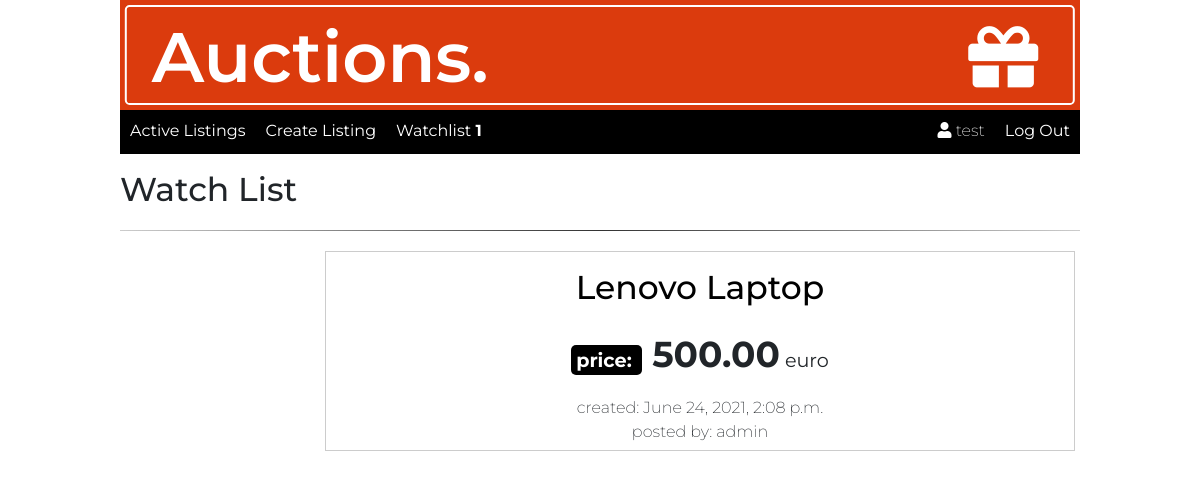
/watchlist (signed in), run on an earlier commit of the app's database.
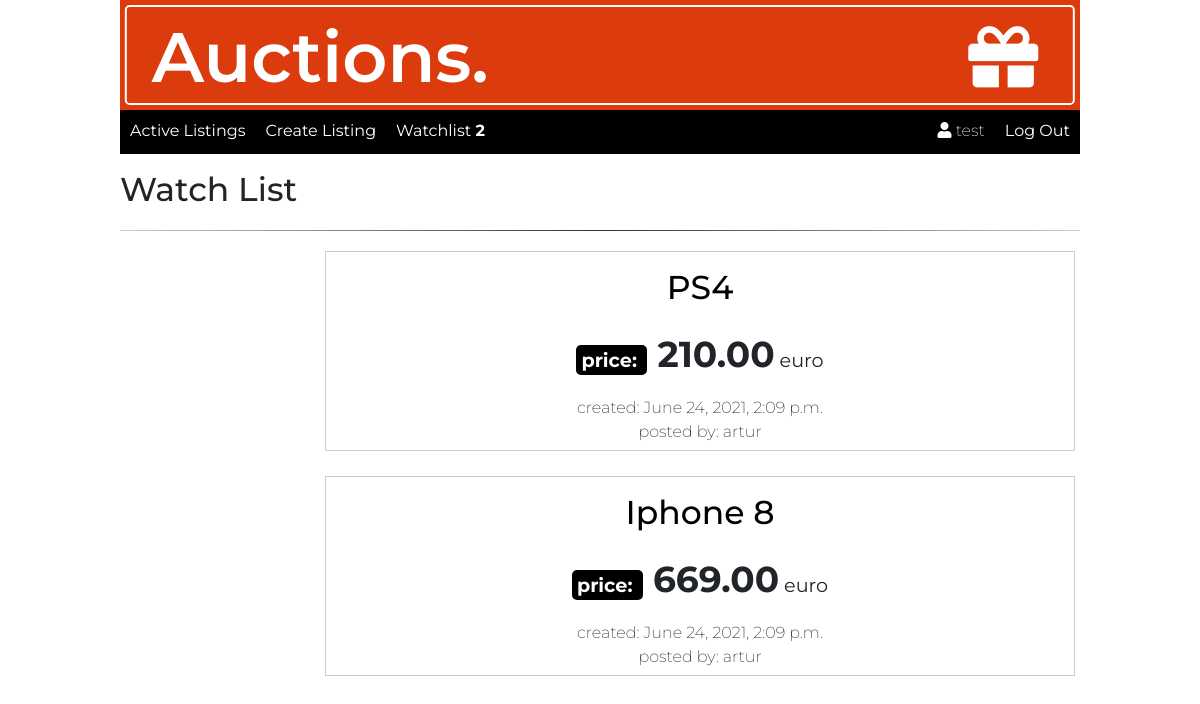
And on a later commit of the database.
### auctions/models.py (models this page shows, shortened)
class User(AbstractUser):
    pass

class Watchlist(models.Model):
    author = models.ForeignKey(
        settings.AUTH_USER_MODEL, on_delete=models.CASCADE)
    auction = models.ForeignKey(
        Auction_listings, on_delete=models.CASCADE)
    added = models.BooleanField(default=False)

class Auction_listings(models.Model):
    image_url = models.CharField(max_length=1000)
    title = models.CharField(max_length=128)
    description = models.TextField(max_length=200)
    category = models.ForeignKey(Category, on_delete=models.CASCADE)
    price = models.DecimalField(decimal_places=2, max_digits=1000)
    created = models.DateTimeField(default=timezone.now, blank=True)
    author = models.ForeignKey(
        settings.AUTH_USER_MODEL, on_delete=models.CASCADE)
    active = models.BooleanField(default=True)

### auctions/views.py (the view)
# urls.py: path("watchlist", views.watchlist, name="watchlist")
@login_required
def watchlist(request):
    auctions = Watchlist.objects.filter(author=request.user)
    return render(request, "auctions/watchlist.html", {
        "auctions": auctions,
    })

### auctions/context_processors.py (called while the page is built)
def watchlist_all(request):
    user = request.user.is_authenticated
    if user:
        watchlist = Watchlist.objects.filter(author=request.user)
        return {'watchlist_all': watchlist}
    else:
        auctions = Auction_listings.objects.filter(active=True)
        return {'auctions': auctions}

### auctions/templates/auctions/watchlist.html (shortened to what this page needs)
{% extends 'auctions/layout.html' %}
{% block body %}
<h2>Watch List</h2>
<hr>
{% for auction in auctions %}
<div class="itemListing">
    <div class="imgItem">
    </div>
    <div class="detailsItem">
        <a href="{% url 'item' auction.auction_id %}">
            <h2>{{auction.auction.title}}</h2>
        </a>
        <p><strong>price: </strong> <span>{{auction.auction.price}}</span> euro</p>
        <span>created: {{auction.auction.created}}</span>
        <br>
        <span>posted by: {{auction.auction.author}}</span>
    </div>
</div>
{% endfor %}
{% endblock %}

### auctions/templates/auctions/layout.html (shortened to what this page needs)
{% load static %}
<!DOCTYPE html>
<html lang="en">
<head>
    <link rel="stylesheet" href="https://stackpath.bootstrapcdn.com/bootstrap/4.4.1/css/bootstrap.min.css"
>
    <link rel="stylesheet" href="https://cdnjs.cloudflare.com/ajax/libs/font-awesome/5.15.3/css/all.min.css"
 />
    <link href="{% static 'auctions/styles.css' %}" rel="stylesheet">
</head>
<body>
    <div class="containerMain">
        <div class="logo">
            <div>
                <h1 class="logoText">Auctions. <i class="fas fa-gift"></i></h1>
            </div>
        </div>
        <nav>
            <ul class="nav nav-left">
                <li class="nav-item">
                    <a class="nav-link" href="{% url 'index' %}">Active Listings</a>
                </li>
                {% if user.is_authenticated %}
                <li class="nav-item">
                    <a href="{% url 'create' %}" class="nav-link">Create Listing</a>
                </li>
                <li class="nav-item">
                    <a href="{% url 'watchlist' %}" class="nav-link">Watchlist
                        <strong>{{watchlist_all|length}}</strong></a>
                </li>
                {%endif%}
            </ul>
            <ul class="nav nav-right">
                {% if user.is_authenticated %}
                <li class="nav-item user">
                    <i class="fas fa-user"></i>
                    {{ user.username }}
                </li>
                <li class="nav-item">
                    <a class="nav-link" href="{% url 'logout' %}">Log Out</a>
                </li>
                {% endif %}
            </ul>
        </nav>
        {% block body %}
        {% endblock %}
    </div>
</body>
</html>

### auctions/static/auctions/styles.css (style rules this page uses)
* { margin: 0; padding: 0; box-sizing: border-box; }
.containerMain { width: 80vw; height: 100vh; margin: 0 auto; font-family: 'Montserrat', sans-serif !important; }
.logo { position: relative; background: #DB3B0D; width: 100%; height: 110px; color: white; }
.logo>div { position: absolute; top: 50%; left: 50%; transform: translate(-50%, -50%); background: #DB3B0D; width: 99%; height: 100px; border: 2px solid white; border-radius: .3rem; }
.logoText { font-size: 70px; padding-left: 25px; font-weight: 600; line-height: 100px; }
.logo h1 i { float: right; margin-right: 35px; line-height: 100px; }
nav { background: black; margin-bottom: 10px; display: flex; flex-wrap: nowrap; justify-content: space-between; width: 100%; height: 44px; }
.nav-item { background: #000; list-style: none; height: 100%; transition: .4s; }
.nav-link, .user { color: white; text-decoration: none; padding: 9px 10px 5px; }
.user { background: #000 !important; font-weight: 200; }
.itemListing { display: flex; justify-content: flex-start; margin-bottom: 5px; padding: 10px 5px; }
.listingsTitle, h2 { font-size: 33px; line-height: 50px; }
hr { border: 0; margin-bottom: 10px; height: 1px; background: #333; background-image: linear-gradient(to right, #ccc, #333, #ccc); }
p { font-size: 1.2rem; text-align: center; }
.imgItem { min-width: 200px; min-height: 200px; }
.detailsItem { border: 1px solid #ccc; width: 100%; text-align: center; padding: 5px; }
.detailsItem a { text-decoration: none; color: black; }
.detailsItem h2 { margin: 5px 0; }
.detailsItem p { margin: 15px 0; }
.detailsItem p strong, .mainItem p strong { margin-right: 10px; padding: 3px 5px; background: #000; color: white; border-radius: 5px; }
.detailsItem p span { font-size: 36px; font-weight: bold; }
.detailsItem span { font-weight: 200; }

What changed in the data, as far as the page shows it:
removed Watchlist: auction "Lenovo Laptop", auction.price "500.00", auction.created "June 24, 2021, 2:08 p.m.", auction.author "admin"
added Watchlist: auction "PS4", auction.price "210.00", auction.created "June 24, 2021, 2:09 p.m.", auction.author "artur"
added Watchlist: auction "Iphone 8", auction.price "669.00", auction.created "June 24, 2021, 2:09 p.m.", auction.author "artur"
Also different on the page:
{{ watchlist_all|length }}: "1" → "2"
